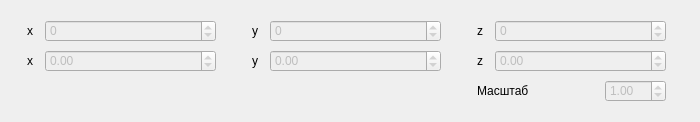
<?xml version="1.0" encoding="UTF-8"?>
<ui version="4.0">
 <class>ModificationPanel</class>
 <widget class="QWidget" name="ModificationPanel">
  <property name="geometry">
   <rect>
    <x>0</x>
    <y>0</y>
    <width>700</width>
    <height>122</height>
   </rect>
  </property>
  <property name="windowTitle">
   <string>Form</string>
  </property>
  <widget class="QLineEdit" name="lineEdit_5">
   <property name="enabled">
    <bool>true</bool>
   </property>
   <property name="geometry">
    <rect>
     <x>475</x>
     <y>50</y>
     <width>16</width>
     <height>21</height>
    </rect>
   </property>
   <property name="styleSheet">
    <string notr="true">QLineEdit {
	background:transparent;
	border: 0px;
}</string>
   </property>
   <property name="text">
    <string>z</string>
   </property>
   <property name="readOnly">
    <bool>true</bool>
   </property>
  </widget>
  <widget class="QLineEdit" name="lineEdit_2">
   <property name="enabled">
    <bool>true</bool>
   </property>
   <property name="geometry">
    <rect>
     <x>25</x>
     <y>20</y>
     <width>16</width>
     <height>21</height>
    </rect>
   </property>
   <property name="styleSheet">
    <string notr="true">QLineEdit {
	background:transparent;
	border: 0px;
}</string>
   </property>
   <property name="text">
    <string>x</string>
   </property>
   <property name="readOnly">
    <bool>true</bool>
   </property>
  </widget>
  <widget class="QLineEdit" name="lineEdit_3">
   <property name="enabled">
    <bool>true</bool>
   </property>
   <property name="geometry">
    <rect>
     <x>250</x>
     <y>20</y>
     <width>16</width>
     <height>21</height>
    </rect>
   </property>
   <property name="styleSheet">
    <string notr="true">QLineEdit {
	background:transparent;
	border: 0px;
}</string>
   </property>
   <property name="text">
    <string>y</string>
   </property>
   <property name="readOnly">
    <bool>true</bool>
   </property>
  </widget>
  <widget class="QLineEdit" name="lineEdit_10">
   <property name="enabled">
    <bool>true</bool>
   </property>
   <property name="geometry">
    <rect>
     <x>475</x>
     <y>80</y>
     <width>91</width>
     <height>21</height>
    </rect>
   </property>
   <property name="styleSheet">
    <string notr="true">QLineEdit {
	background:transparent;
	border: 0px;
}</string>
   </property>
   <property name="text">
    <string>Масштаб</string>
   </property>
   <property name="readOnly">
    <bool>true</bool>
   </property>
  </widget>
  <widget class="QLineEdit" name="lineEdit_7">
   <property name="enabled">
    <bool>true</bool>
   </property>
   <property name="geometry">
    <rect>
     <x>250</x>
     <y>50</y>
     <width>16</width>
     <height>21</height>
    </rect>
   </property>
   <property name="styleSheet">
    <string notr="true">QLineEdit {
	background:transparent;
	border: 0px;
}</string>
   </property>
   <property name="text">
    <string>y</string>
   </property>
   <property name="readOnly">
    <bool>true</bool>
   </property>
  </widget>
  <widget class="QDoubleSpinBox" name="spinBox_x_angle">
   <property name="enabled">
    <bool>false</bool>
   </property>
   <property name="geometry">
    <rect>
     <x>45</x>
     <y>50</y>
     <width>171</width>
     <height>22</height>
    </rect>
   </property>
   <property name="minimum">
    <double>-360.000000000000000</double>
   </property>
   <property name="maximum">
    <double>360.000000000000000</double>
   </property>
  </widget>
  <widget class="QDoubleSpinBox" name="spinBox_y_angle">
   <property name="enabled">
    <bool>false</bool>
   </property>
   <property name="geometry">
    <rect>
     <x>270</x>
     <y>50</y>
     <width>171</width>
     <height>22</height>
    </rect>
   </property>
   <property name="minimum">
    <double>-360.000000000000000</double>
   </property>
   <property name="maximum">
    <double>360.000000000000000</double>
   </property>
  </widget>
  <widget class="QLineEdit" name="lineEdit_6">
   <property name="enabled">
    <bool>true</bool>
   </property>
   <property name="geometry">
    <rect>
     <x>25</x>
     <y>50</y>
     <width>16</width>
     <height>21</height>
    </rect>
   </property>
   <property name="styleSheet">
    <string notr="true">QLineEdit {
	background:transparent;
	border: 0px;
}</string>
   </property>
   <property name="text">
    <string>x</string>
   </property>
   <property name="readOnly">
    <bool>true</bool>
   </property>
  </widget>
  <widget class="QLineEdit" name="lineEdit_4">
   <property name="enabled">
    <bool>true</bool>
   </property>
   <property name="geometry">
    <rect>
     <x>475</x>
     <y>20</y>
     <width>16</width>
     <height>21</height>
    </rect>
   </property>
   <property name="styleSheet">
    <string notr="true">QLineEdit {
	background:transparent;
	border: 0px;
}</string>
   </property>
   <property name="text">
    <string>z</string>
   </property>
   <property name="readOnly">
    <bool>true</bool>
   </property>
  </widget>
  <widget class="QDoubleSpinBox" name="spinBox_z_angle">
   <property name="enabled">
    <bool>false</bool>
   </property>
   <property name="geometry">
    <rect>
     <x>495</x>
     <y>50</y>
     <width>171</width>
     <height>22</height>
    </rect>
   </property>
   <property name="minimum">
    <double>-360.000000000000000</double>
   </property>
   <property name="maximum">
    <double>360.000000000000000</double>
   </property>
  </widget>
  <widget class="QSpinBox" name="spinBox_y">
   <property name="enabled">
    <bool>false</bool>
   </property>
   <property name="geometry">
    <rect>
     <x>270</x>
     <y>20</y>
     <width>171</width>
     <height>22</height>
    </rect>
   </property>
   <property name="readOnly">
    <bool>false</bool>
   </property>
   <property name="minimum">
    <number>-200</number>
   </property>
   <property name="maximum">
    <number>200</number>
   </property>
  </widget>
  <widget class="QSpinBox" name="spinBox_x">
   <property name="enabled">
    <bool>false</bool>
   </property>
   <property name="geometry">
    <rect>
     <x>45</x>
     <y>20</y>
     <width>171</width>
     <height>22</height>
    </rect>
   </property>
   <property name="styleSheet">
    <string notr="true"/>
   </property>
   <property name="readOnly">
    <bool>false</bool>
   </property>
   <property name="minimum">
    <number>-200</number>
   </property>
   <property name="maximum">
    <number>200</number>
   </property>
   <property name="stepType">
    <enum>QAbstractSpinBox::AdaptiveDecimalStepType</enum>
   </property>
   <property name="displayIntegerBase">
    <number>10</number>
   </property>
  </widget>
  <widget class="QDoubleSpinBox" name="spinBox_scale">
   <property name="enabled">
    <bool>false</bool>
   </property>
   <property name="geometry">
    <rect>
     <x>605</x>
     <y>80</y>
     <width>61</width>
     <height>22</height>
    </rect>
   </property>
   <property name="suffix">
    <string/>
   </property>
   <property name="minimum">
    <double>0.010000000000000</double>
   </property>
   <property name="maximum">
    <double>5.000000000000000</double>
   </property>
   <property name="singleStep">
    <double>0.050000000000000</double>
   </property>
   <property name="stepType">
    <enum>QAbstractSpinBox::AdaptiveDecimalStepType</enum>
   </property>
   <property name="value">
    <double>1.000000000000000</double>
   </property>
  </widget>
  <widget class="QSpinBox" name="spinBox_z">
   <property name="enabled">
    <bool>false</bool>
   </property>
   <property name="geometry">
    <rect>
     <x>495</x>
     <y>20</y>
     <width>171</width>
     <height>22</height>
    </rect>
   </property>
   <property name="minimum">
    <number>-200</number>
   </property>
   <property name="maximum">
    <number>200</number>
   </property>
  </widget>
 </widget>
 <resources/>
 <connections/>
</ui>
